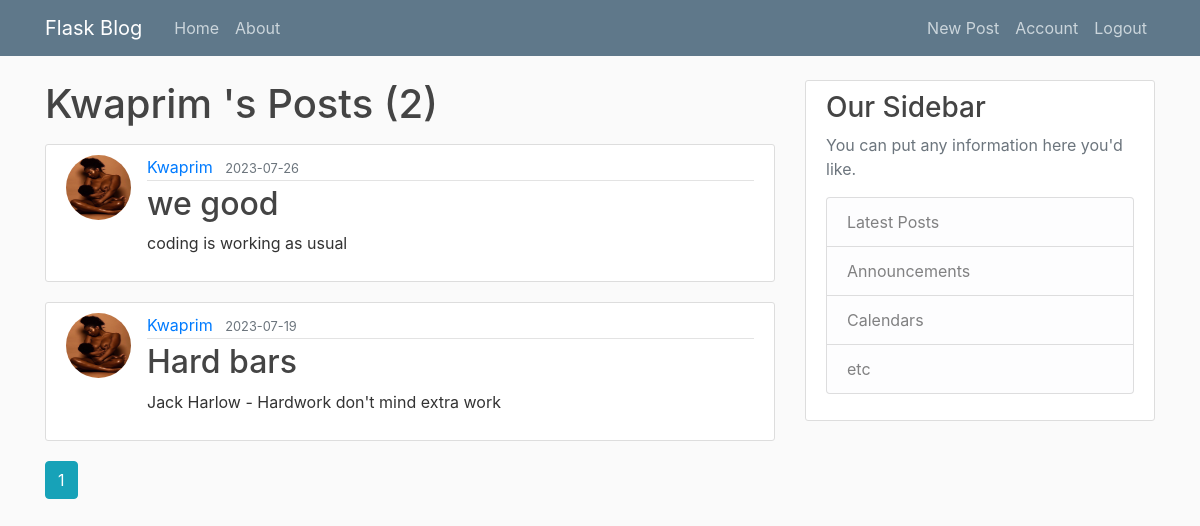
The page /user/Kwaprim  (signed in) on the database its author committed.
### flaskblog/models.py (models this page shows, shortened)
class User(db.Model, UserMixin):
    id = db.Column(db.Integer, primary_key=True)
    username = db.Column(db.String(20), unique=True, nullable=False)
    email = db.Column(db.String(120), unique=True, nullable=False)
    image_file = db.Column(db.String(20), nullable=False, default='default.jpg')
    password = db.Column(db.String(60), nullable=False)
    posts = db.relationship('Post', backref='author', lazy=True)

class Post(db.Model):
    id = db.Column(db.Integer, primary_key = True)
    title = db.Column(db.String(100), nullable = False)
    date_posted = db.Column(db.DateTime, nullable = False, default = datetime.datetime.utcnow)
    content = db.Column(db.Text, nullable = False)
    user_id = db.Column(db.Integer, db.ForeignKey('user.id'), nullable=False)

### flaskblog/users/routes.py (the view)
@users.route("/user/<string:username>")
def user_posts(username):
    page = request.args.get('page', 1, type = int)
    user = User.query.filter_by(username = username).first_or_404()
    posts = Post.query.filter_by(author = user).order_by(Post.date_posted.desc()).paginate(page = page, per_page = 10)
    return render_template('user_posts.html', posts = posts, user = user)

### flaskblog/models.py (called while the page is built)
@login_manager.user_loader
def load_user(user_id):
    return User.query.get(int(user_id))

### flaskblog/templates/user_posts.html
{% extends "layout.html" %}
{% block content %}
    <h1 class="mb-3">{{ user.username}}'s Posts ({{ posts.total }})</h1>
    {% for post in posts.items %}
        <article class="media content-section">
          <img class="rounded-circle article-img" src="{{ url_for('static', filename='profile_pics/' + post.author.image_file) }}">
          <div class="media-body">
            <div class="article-metadata">
              <a class="mr-2" href="{{ url_for('users.user_posts', username=post.author.username) }}">{{ post.author.username }}</a>
              <small class="text-muted">{{ post.date_posted.strftime('%Y-%m-%d') }}</small>
            </div>
            <h2><a class="article-title" href="{{ url_for('posts.post', post_id=post.id) }}">{{ post.title }}</a></h2>
            <p class="article-content">{{ post.content }}</p>
          </div>
        </article>
    {% endfor %}
    {% for page_num in posts.iter_pages(left_edge=1, right_edge=1, left_current=1, right_current=2) %}
      {% if page_num %}
        {% if posts.page == page_num %}
          <a class="btn btn-info mb-4" href="{{ url_for('users.user_posts', username=user.username, page=page_num) }}">{{ page_num }}</a>
        {% else %}
          <a class="btn btn-outline-info mb-4" href="{{ url_for('users.user_posts', username=user.username, page=page_num) }}">{{ page_num }}</a>
        {% endif %}
      {% else %}
        ...
      {% endif %}
    {% endfor %}
{% endblock content %}

### flaskblog/static/main.css (style rules this page uses)
body { background: #fafafa; color: #333333; margin-top: 5rem; }
h1, h2, h3, h4, h5, h6 { color: #444444; }
.content-section { background: #ffffff; padding: 10px 20px; border: 1px solid #dddddd; border-radius: 3px; margin-bottom: 20px; }
.article-title { color: #444444; }
.article-content { white-space: pre-line; }
.article-img { height: 65px; width: 65px; margin-right: 16px; }
.article-metadata { padding-bottom: 1px; margin-bottom: 4px; border-bottom: 1px solid #e3e3e3 }

### rows shown on the page
User: username "Kwaprim"
Post: image_file (picture), author.username "Kwaprim", date_posted "2023-07-26", title "we good", content "coding is working as usual"
Post: image_file (picture), author.username "Kwaprim", date_posted "2023-07-19", title "Hard bars", content "Jack Harlow - Hardwork don't mind extra work"

### other values the page prints
{{ posts.total }} "2"
{{ page_num }} "1"
